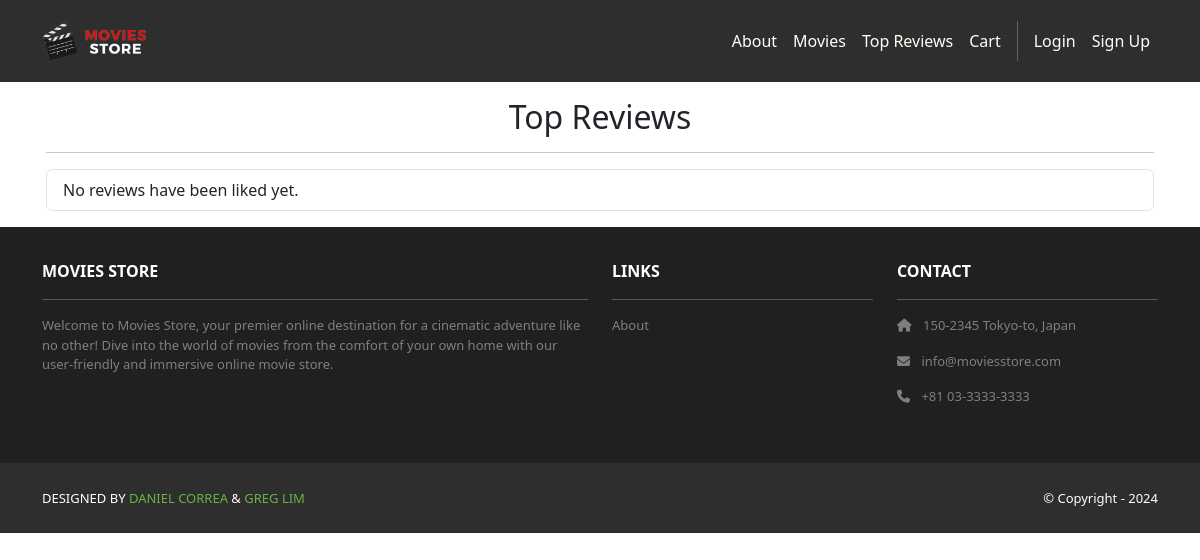
The app's page /movies/top-reviews/, older data.
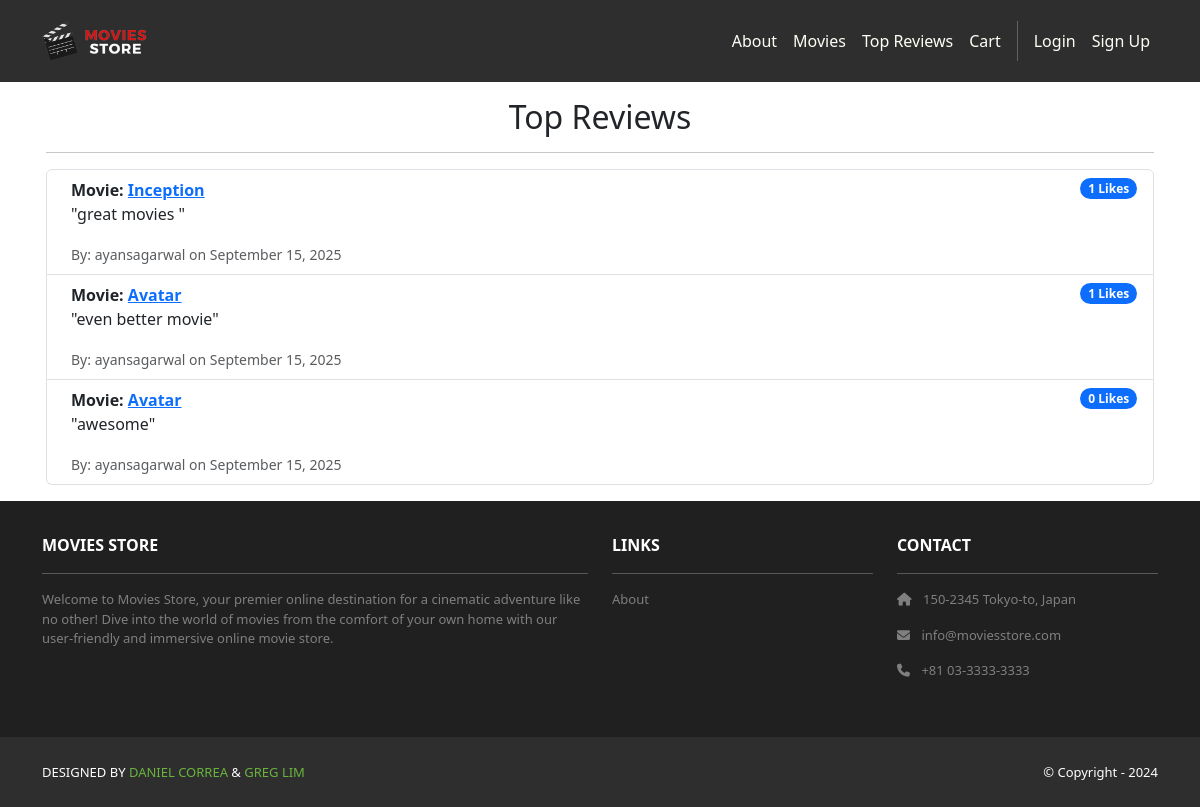
The same page, newer data.
### movies/models.py (models this page shows, shortened)
class Review(models.Model):
    id = models.AutoField(primary_key=True)
    comment = models.CharField(max_length=255)
    date = models.DateTimeField(auto_now_add=True)
    movie = models.ForeignKey(Movie,
        on_delete=models.CASCADE)
    user = models.ForeignKey(User,
        on_delete=models.CASCADE)
    likes = models.ManyToManyField(User, related_name='liked_reviews', blank=True)

class Movie(models.Model):
    id = models.AutoField(primary_key=True)
    name = models.CharField(max_length=255)
    price = models.IntegerField()
    description = models.TextField()
    image = models.ImageField(upload_to='movie_images/')
    hearts = models.ManyToManyField(User, related_name='hearted_movies', blank=True)
    average_rating = models.DecimalField(max_digits=3, decimal_places=2, null=True, blank=True)

### movies/views.py (the view)
# urls.py: path('top-reviews/', views.top_reviews, name='movies.top_reviews'),
def top_reviews(request):
    top_reviews_list = Review.objects.annotate(like_count=Count('likes')).order_by('-like_count')
    template_data = {}
    template_data['title'] = 'Top Reviews'
    template_data['reviews'] = top_reviews_list
    return render(request, 'movies/top_reviews.html', {'template_data': template_data})

### movies/templates/movies/top_reviews.html
{% extends 'base.html' %}
{% block content %}
<div class="container p-3">
  <h2 class="text-center">{{ template_data.title }}</h2>
  <hr />
  <ul class="list-group">
    {% for review in template_data.reviews %}
    <li class="list-group-item d-flex justify-content-between align-items-start">
      <div class="ms-2 me-auto">
        <div class="fw-bold">
          Movie: <a href="{% url 'movies.show' id=review.movie.id %}">{{ review.movie.name }}</a>
        </div>
        <p>"{{ review.comment }}"</p>
        <small class="text-muted">By: {{ review.user.username }} on {{ review.date|date:"F j, Y" }}</small>
      </div>
      <span class="badge bg-primary rounded-pill">{{ review.like_count }} Likes</span>
    </li>
    {% empty %}
    <li class="list-group-item">No reviews have been liked yet.</li>
    {% endfor %}
  </ul>
</div>
{% endblock content %}

### moviesstore/templates/base.html (shortened to what this page needs)
<!DOCTYPE html>
<html>
  {% load static %}
  <head>
    <link href="https://cdn.jsdelivr.net/npm/bootstrap@5.3.3/dist/css/bootstrap.min.css" rel="stylesheet">
    <link rel="stylesheet" href="https://cdnjs.cloudflare.com/ajax/libs/font-awesome/6.1.1/css/all.min.css">
    <link rel="stylesheet" type="text/css" href="{% static 'css/style.css' %}">
  </head>
  <body>
    <nav class="p-3 navbar navbar-dark bg-dark navbar-expand-lg">
      <div class="container">
        <a class="navbar-brand" href="{% url 'home.index' %}">
          <img src="{% static 'img/logo.png' %}" alt="logo" height="40" />
        </a>
        <div class="collapse navbar-collapse"
                    id="navbarNavAltMarkup">
          <div class="navbar-nav ms-auto navbar-ml">
            <a class="nav-link"
              href="{% url 'home.about' %}">About</a>
            <a class="nav-link" href=
              "{% url 'movies.index' %}">Movies</a>
            <a class="nav-link" href="{% url 'movies.top_reviews' %}">Top Reviews</a>
            <a class="nav-link"
              href="{% url 'cart.index' %}">Cart</a>
            {% if user.is_authenticated %}
            <a class="nav-link"
              href="{% url 'accounts.orders' %}">Orders
            </a>
            <a class="nav-link" href="{% url 'cart.my_subscription' %}">My Subscription</a></b>
            <a class="nav-link"
              href="{% url 'accounts.logout' %}">Logout ({{ user.username }})</a>
            {% else %}
            <a class="nav-link"
              href="{% url 'accounts.login' %}">Login</a>
            <a class="nav-link"
              href="{% url 'accounts.signup' %}">
              Sign Up
            </a>
            {% endif %}
          </div>
        </div>
      </div>
    </nav>
    <div>
      {% block content %}
      {% endblock content %}
    </div>
    <section class="p-3 ms-footer d-none d-md-block">
      <div class="container">
        <div class="row mt-3 text-white">
          <div class="col-md-6 col-lg-6 col-xl-6 mx-auto mb-4">
            <b>MOVIES STORE</b>
            <hr />
            <p>Welcome to Movies Store, your premier online destination for a cinematic
              adventure like no other! Dive into the world of movies from the comfort of your own home with our user-friendly
              and immersive online movie store.</p>
          </div>
          <div class="col-md-3 col-lg-3 col-xl-3 mx-auto mb-4">
            <b>LINKS</b>
            <hr />
            <p><a class="nav-link" href="{% url 'home.about' %}">About</a></p>
          </div>
          <div class="col-md-3 col-lg-3 col-xl-3 mx-auto mb-4">
            <b>CONTACT</b>
            <hr />
            <p><i class="fas fa-home me-2"></i> 150-2345 Tokyo-to, Japan</p>
            <p><i class="fas fa-envelope me-2"></i> info@moviesstore.com</p>
            <p><i class="fas fa-phone me-2"></i> +81 03-3333-3333</p>
          </div>
        </div>
      </div>
    </section>
    <section class="p-3 ms-footer-bottom bg-dark">
      <div class="container d-flex justify-content-between">
        <div class="me-5 text-white">
          <span>DESIGNED BY <a href="https://www.x.com/danielgarax" target="_blank">DANIEL CORREA</a> &
            <a href="https://www.x.com/greglim81" target="_blank">GREG LIM</a>
          </span>
        </div>
        <div class="text-white">
          <span>© Copyright - 2024</span>
        </div>
      </div>
    </section>
  </body>
</html>

### moviesstore/static/css/style.css (style rules this page uses)
.navbar a.nav-link { color: #FFFEF6 !important; }
.bg-dark { background-color: #2E2E2E !important; }
.ms-footer { background-color: #202020; }
.ms-footer p { color: #7F7F7F; font-size: 13px; }
.ms-footer-bottom span { font-size: 13px; line-height: 38px; }
.ms-footer-bottom a { color: #6ab43e; text-decoration: none; }

Row changes from the older to the newer data that the page shows:
added Review: movie.name "Inception", comment "great movies", user.username "ayansagarwal", date "September 15, 2025", like_count "1"
added Review: movie.name "Avatar", comment "even better movie", user.username "ayansagarwal", date "September 15, 2025", like_count "1"
added Review: movie.name "Avatar", comment "awesome", user.username "ayansagarwal", date "September 15, 2025", like_count "0"
Text that changed along with them:
text no longer shown: "No reviews have been liked yet."
